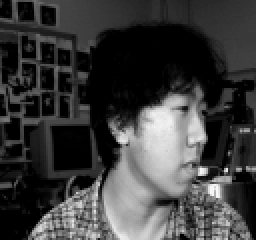
#> input picture src/Trabalho_AV2/problema_multidimensional/data/RecFac/an2i/an2i_left_angry_open.png, 128 x 120 px (shown 2 times larger); its folder holds only this picture in this run
$ python main.py
#> lines starting #> are read from the running program, lines starting #| are printed output that depends on the picture
import os
import cv2
import numpy as np
import seaborn as sns
import matplotlib.pyplot as plt

from libs.models import ADALINE as a, Perceptron as per, MLP as mlp
from libs.validation.RandomSubsampling import RandomSubsamplingValidation


# [75 lines left out: functions plotar_curva_aprendizado, plotar_matriz_confusao_multiclasse, plotar_boxplot_acuracia, plotar_violin_acuracia, imprimir_tabela_resultados, not called in this run]


if __name__ == '__main__':

    caminho_pasta = os.path.join(os.path.dirname(os.path.abspath(__file__)), "data", "RecFac")

    linhas_img, colunas_img = 30, 30
    p = linhas_img * colunas_img
    num_classes = 20
    imagens_por_classe = 32
    num_amostras = num_classes * imagens_por_classe

    X_all = np.zeros((num_amostras, p))
    Y_all = -np.ones((num_amostras, num_classes))

    print("Iniciando o carregamento imperativo das imagens...")

    pastas_pessoas = sorted(os.listdir(caminho_pasta))
    idx_amostra = 0
    nomes_classes = []

    for classe_idx in range(num_classes):
        nome_pasta = pastas_pessoas[classe_idx]
        nomes_classes.append(nome_pasta)
        caminho_pessoa = os.path.join(caminho_pasta, nome_pasta)
        arquivos_img = sorted(os.listdir(caminho_pessoa))

        for img_idx in range(imagens_por_classe):
            nome_img = arquivos_img[img_idx]
            caminho_img = os.path.join(caminho_pessoa, nome_img)

            img_cinza = cv2.imread(caminho_img, cv2.IMREAD_GRAYSCALE)
#> img_cinza is the input picture: shape (120, 128); min 0, max 246, mean 60.6
            img_redimensionada = cv2.resize(img_cinza, (colunas_img, linhas_img))
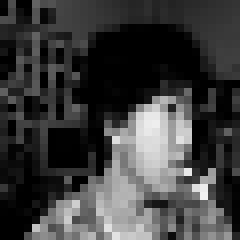
#> img_redimensionada: shape (30, 30) (shown 8 times larger); min 0, max 242, mean 61.1
            vetor_atributos = img_redimensionada.flatten() / 255.0
#> vetor_atributos = 900 values, max 0.949 at index 745, min 0 at index 2, mean 0.24

            X_all[idx_amostra, :] = vetor_atributos
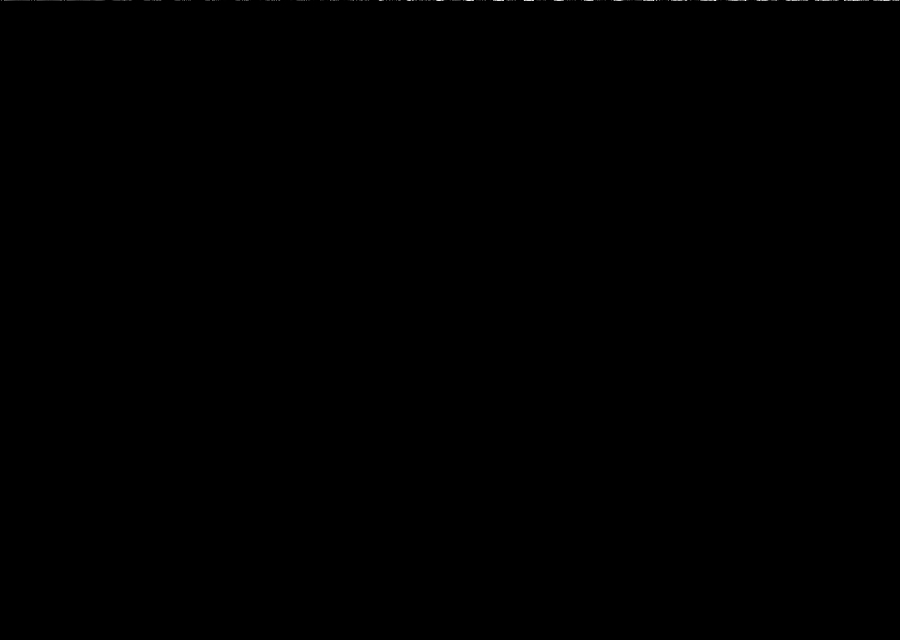
#> X_all: shape (640, 900) float64; min 0, max 0.949, mean 0.000374
#> (the run stopped early here; a loop or call above may not have finished)

$ run again, on src/Trabalho_AV2/problema_multidimensional/data/RecFac/at33/at33_left_angry_open.png
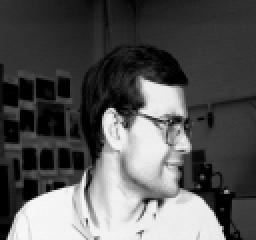
#> input picture src/Trabalho_AV2/problema_multidimensional/data/RecFac/at33/at33_left_angry_open.png, 128 x 120 px (shown 2 times larger)
#> img_cinza is the input picture: shape (120, 128); min 0, max 248, mean 86.1
#> `img_redimensionada = cv2.resize(img_cinza, (colunas_img, linhas_img))`:
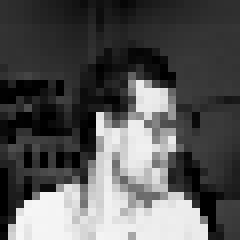
#> img_redimensionada: shape (30, 30) (shown 8 times larger); min 0, max 246, mean 86.1
#> vetor_atributos = 900 values, max 0.965 at index 754, min 0 at index 290, mean 0.337

$ run again, on src/Trabalho_AV2/problema_multidimensional/data/RecFac/an2i/an2i_left_angry_sunglasses.png
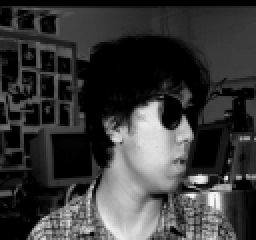
#> input picture src/Trabalho_AV2/problema_multidimensional/data/RecFac/an2i/an2i_left_angry_sunglasses.png, 128 x 120 px (shown 2 times larger)
#> img_cinza is the input picture: shape (120, 128); min 0, max 246, mean 56.8
#> `img_redimensionada = cv2.resize(img_cinza, (colunas_img, linhas_img))`:
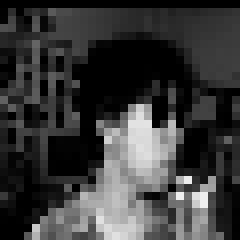
#> img_redimensionada: shape (30, 30) (shown 8 times larger); min 0, max 240, mean 57.4
#> vetor_atributos = 900 values, max 0.941 at index 742, min 0 at index 0, mean 0.225
